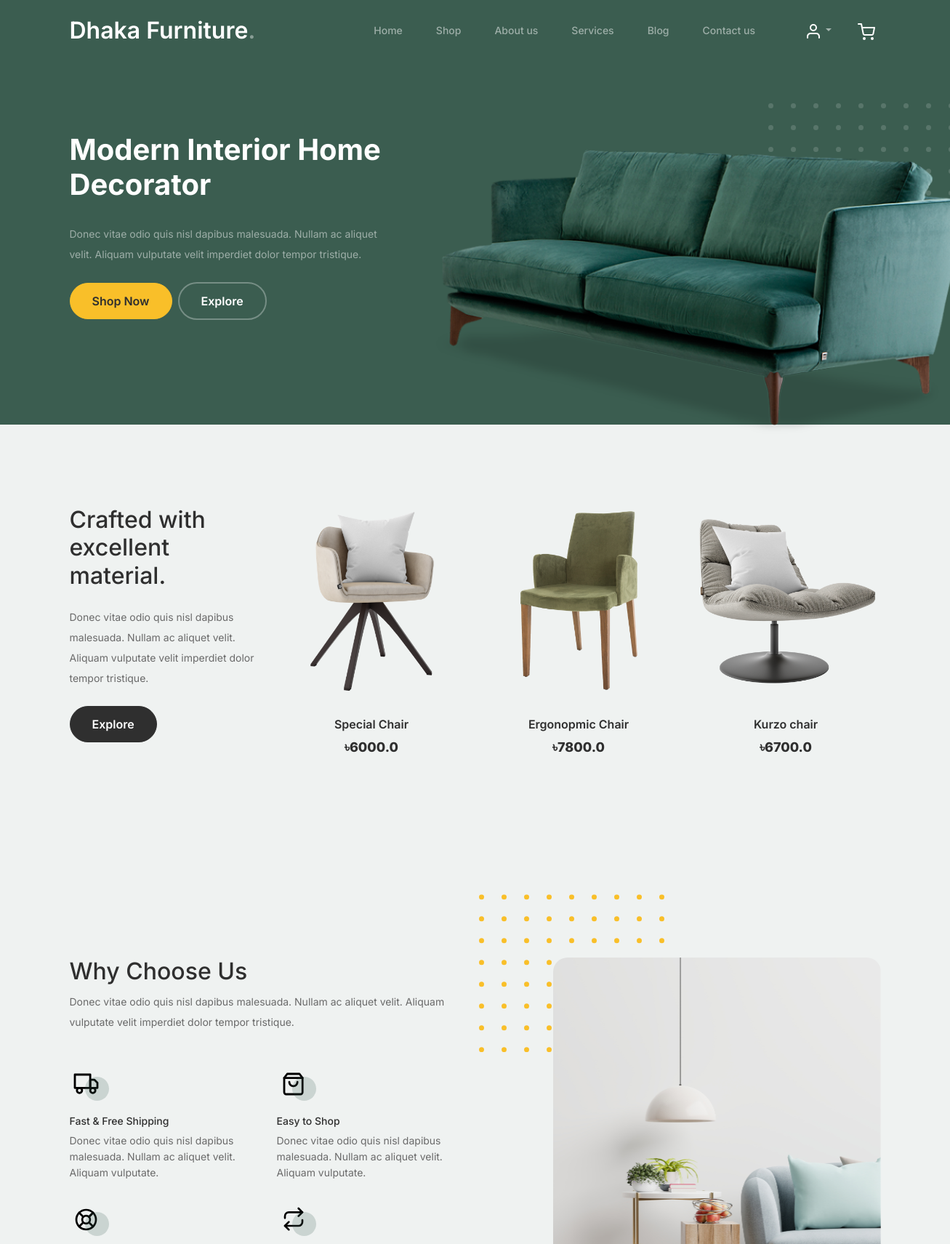
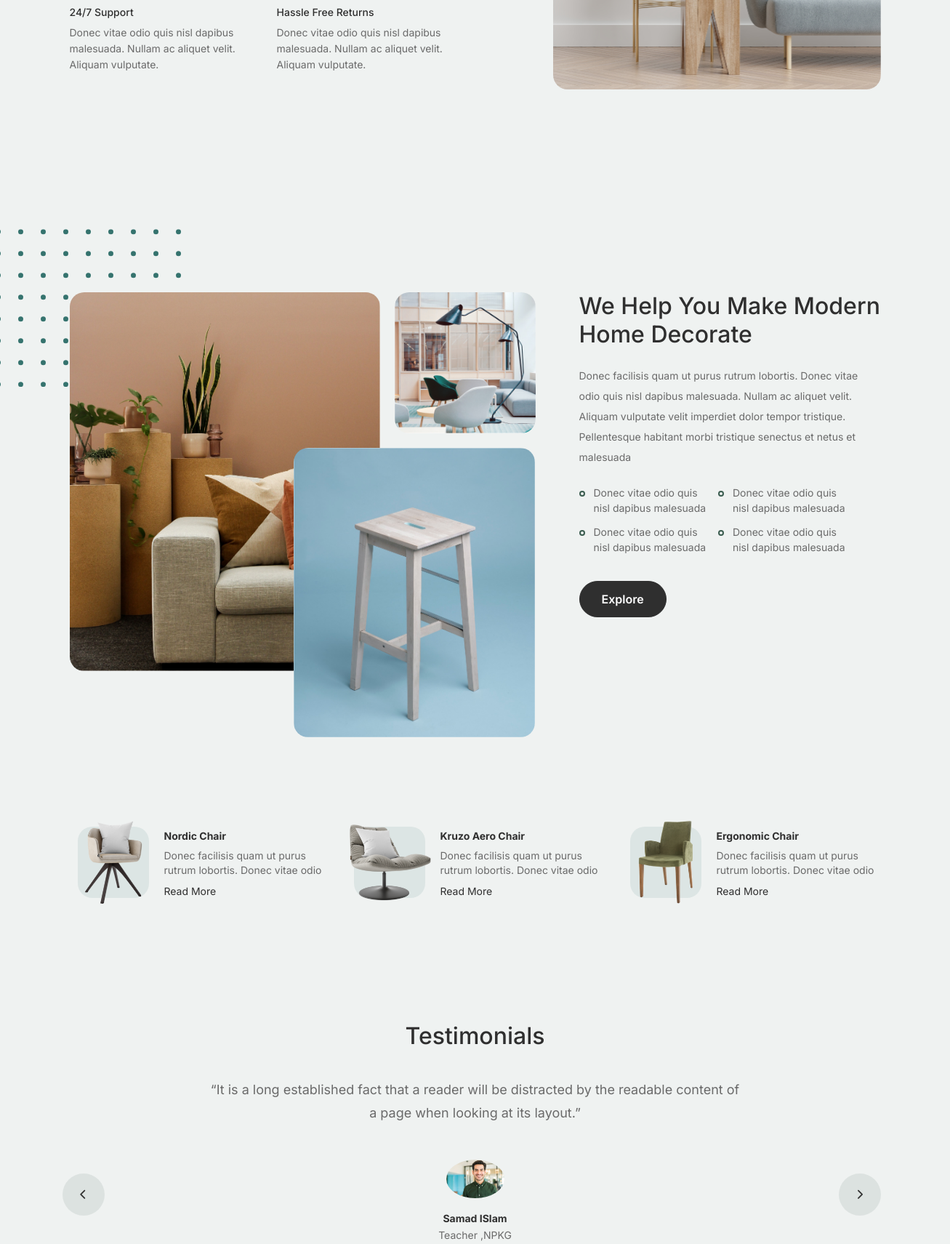
The page / (upper part) on the database its author committed (2 pictures, top to bottom).
### main/models.py (models this page shows, shortened)
class Product(models.Model):
    img=models.ImageField( upload_to='product', verbose_name='Product Image',blank=True,null=True)
    name=models.CharField(verbose_name='Product Name' ,max_length=50)
    product_info=models.TextField(verbose_name='Product Information',blank=True,null=True)
    price=models.FloatField(verbose_name='Product Price')
    discaunt_price=models.FloatField(verbose_name='Product Discaunt Price',default=0.0,blank=True,null=True)
    date=models.DateField(auto_now_add=True)
    abability=models.CharField(choices=STOCK_PRODUCT, max_length=50,blank=True,null=True)

class Testimonial(models.Model):
    name=models.CharField( max_length=50)
    title=models.CharField( max_length=50)
    description=models.TextField()
    image=models.ImageField( upload_to='Testimonial')

### main/views.py (the view)
# urls.py: 2. Add a URL to urlpatterns:  path('', Home.as_view(), name='home')
def Home(request):
    product_home=Product.objects.all()[:3]
    testimonial=Testimonial.objects.all()
    return render(request,'index.html',locals())

### main/templates/index.html (shortened to what this page needs)
{% extends "base.html" %}
{% load static %}
{% block content %}
			<div class="hero">
				<div class="container">
					<div class="row justify-content-between">
						<div class="col-lg-5">
							<div class="intro-excerpt">
								<h1>Modern Interior <span clsas="d-block">Home Decorator</span></h1>
								<p class="mb-4">Donec vitae odio quis nisl dapibus malesuada. Nullam ac aliquet velit. Aliquam vulputate velit imperdiet dolor tempor tristique.</p>
								<p><a href="{% url "shop" %}" class="btn btn-secondary me-2">Shop Now</a><a href="{% url "blog" %}" class="btn btn-white-outline">Explore</a></p>
							</div>
						</div>
						<div class="col-lg-7">
							<div class="hero-img-wrap">
								<img src="{% static "images/couch.png" %}" class="img-fluid">
							</div>
						</div>
					</div>
				</div>
			</div>
		<div class="product-section">
			<div class="container">
				<div class="row">
					<div class="col-md-12 col-lg-3 mb-5 mb-lg-0">
						<h2 class="mb-4 section-title">Crafted with excellent material.</h2>
						<p class="mb-4">Donec vitae odio quis nisl dapibus malesuada. Nullam ac aliquet velit. Aliquam vulputate velit imperdiet dolor tempor tristique. </p>
						<p><a href="{% url "shop" %}" class="btn">Explore</a></p>
					</div>
					{% for p in product_home %}
					<div class="col-12 col-md-4 col-lg-3 mb-5 mb-md-0">
						<a class="product-item" href="{% url "product_details" p.id %}">
							<img src="{{p.img.url}}" class="img-fluid product-thumbnail">
							<h3 class="product-title">{{p.name}}</h3>
							<strong class="product-price">৳{{p.price}}</strong>
						</a>
					</div>
					{% endfor %}
				</div>
			</div>
		</div>
		<div class="why-choose-section">
			<div class="container">
				<div class="row justify-content-between">
					<div class="col-lg-6">
						<h2 class="section-title">Why Choose Us</h2>
						<p>Donec vitae odio quis nisl dapibus malesuada. Nullam ac aliquet velit. Aliquam vulputate velit imperdiet dolor tempor tristique.</p>
						<div class="row my-5">
							<div class="col-6 col-md-6">
								<div class="feature">
									<div class="icon">
										<img src="{% static "images/truck.svg" %}" alt="Image" class="imf-fluid">
									</div>
									<h3>Fast &amp; Free Shipping</h3>
									<p>Donec vitae odio quis nisl dapibus malesuada. Nullam ac aliquet velit. Aliquam vulputate.</p>
								</div>
							</div>
							<div class="col-6 col-md-6">
								<div class="feature">
									<div class="icon">
										<img src="{% static "images/bag.svg" %}" alt="Image" class="imf-fluid">
									</div>
									<h3>Easy to Shop</h3>
									<p>Donec vitae odio quis nisl dapibus malesuada. Nullam ac aliquet velit. Aliquam vulputate.</p>
								</div>
							</div>
							<div class="col-6 col-md-6">
								<div class="feature">
									<div class="icon">
										<img src="{% static "images/support.svg" %}" alt="Image" class="imf-fluid">
									</div>
									<h3>24/7 Support</h3>
									<p>Donec vitae odio quis nisl dapibus malesuada. Nullam ac aliquet velit. Aliquam vulputate.</p>
								</div>
							</div>
							<div class="col-6 col-md-6">
								<div class="feature">
									<div class="icon">
										<img src="{% static "images/return.svg" %}" alt="Image" class="imf-fluid">
									</div>
									<h3>Hassle Free Returns</h3>
									<p>Donec vitae odio quis nisl dapibus malesuada. Nullam ac aliquet velit. Aliquam vulputate.</p>
								</div>
							</div>
						</div>
					</div>
					<div class="col-lg-5">
						<div class="img-wrap">
							<img src="{% static "images/why-choose-us-img.jpg" %}" alt="Image" class="img-fluid">
						</div>
					</div>
				</div>
			</div>
		</div>
		<div class="we-help-section">
			<div class="container">
				<div class="row justify-content-between">
					<div class="col-lg-7 mb-5 mb-lg-0">
						<div class="imgs-grid">
							<div class="grid grid-1"><img src="{% static "images/img-grid-1.jpg" %}" alt="Untree.co"></div>
							<div class="grid grid-2"><img src="{% static "images/img-grid-2.jpg" %}" alt="Untree.co"></div>
							<div class="grid grid-3"><img src="{% static "images/img-grid-3.jpg" %}" alt="Untree.co"></div>
						</div>
					</div>
					<div class="col-lg-5 ps-lg-5">
						<h2 class="section-title mb-4">We Help You Make Modern Home Decorate</h2>
						<p>Donec facilisis quam ut purus rutrum lobortis. Donec vitae odio quis nisl dapibus malesuada. Nullam ac aliquet velit. Aliquam vulputate velit imperdiet dolor tempor tristique. Pellentesque habitant morbi tristique senectus et netus et malesuada</p>
						<ul class="list-unstyled custom-list my-4">
							<li>Donec vitae odio quis nisl dapibus malesuada</li>
							<li>Donec vitae odio quis nisl dapibus malesuada</li>
							<li>Donec vitae odio quis nisl dapibus malesuada</li>
							<li>Donec vitae odio quis nisl dapibus malesuada</li>
						</ul>
						<p><a herf="#" class="btn">Explore</a></p>
					</div>
				</div>
			</div>
		</div>
		<div class="popular-product">
			<div class="container">
				<div class="row">
					<div class="col-12 col-md-6 col-lg-4 mb-4 mb-lg-0">
						<div class="product-item-sm d-flex">
							<div class="thumbnail">
								<img src="{% static "images/product-1.png" %}" alt="Image" class="img-fluid">
							</div>
							<div class="pt-3">
								<h3>Nordic Chair</h3>
								<p>Donec facilisis quam ut purus rutrum lobortis. Donec vitae odio </p>
								<p><a href="#">Read More</a></p>
							</div>
						</div>
					</div>
					<div class="col-12 col-md-6 col-lg-4 mb-4 mb-lg-0">
						<div class="product-item-sm d-flex">
							<div class="thumbnail">
								<img src="{% static "images/product-2.png" %}" alt="Image" class="img-fluid">
							</div>
							<div class="pt-3">
								<h3>Kruzo Aero Chair</h3>
								<p>Donec facilisis quam ut purus rutrum lobortis. Donec vitae odio </p>
								<p><a href="#">Read More</a></p>
							</div>
						</div>
					</div>
					<div class="col-12 col-md-6 col-lg-4 mb-4 mb-lg-0">
						<div class="product-item-sm d-flex">
							<div class="thumbnail">
								<img src="{% static "images/product-3.png" %}" alt="Image" class="img-fluid">
							</div>
							<div class="pt-3">
								<h3>Ergonomic Chair</h3>
								<p>Donec facilisis quam ut purus rutrum lobortis. Donec vitae odio </p>
								<p><a href="#">Read More</a></p>
							</div>
						</div>
					</div>
				</div>
			</div>
		</div>
		<div class="testimonial-section">
			<div class="container">
				<div class="row">
					<div class="col-lg-7 mx-auto text-center">
						<h2 class="section-title">Testimonials</h2>
					</div>
				</div>
				<div class="row justify-content-center">
					<div class="col-lg-12">
						<div class="testimonial-slider-wrap text-center">
							<div id="testimonial-nav">
								<span class="prev" data-controls="prev"><span class="fa fa-chevron-left"></span></span>
								<span class="next" data-controls="next"><span class="fa fa-chevron-right"></span></span>
							</div>
							<div class="testimonial-slider">
								{% for t in testimonial %}
								<div class="item">
									<div class="row justify-content-center">
										<div class="col-lg-8 mx-auto">
											<div class="testimonial-block text-center">
												<blockquote class="mb-5">
													<p>&ldquo;{{t.description}}&rdquo;</p>
												</blockquote>
												<div class="author-info">
													<div class="author-pic">
														<img src="{{t.image.url}}" alt="Maria Jones" class="img-fluid">
													</div>
													<h3 class="font-weight-bold">{{t.name}}</h3>
													<span class="position d-block mb-3">{{t.title}}</span>
												</div>
											</div>
										</div>
									</div>
								</div>
								{% endfor %}
							</div>
						</div>
					</div>
				</div>
			</div>
		</div>
		{% endblock content %}

### main/static/css/tiny-slider.css (style rules this page uses)
.tns-slider { -webkit-transition:all 0s;-moz-transition:all 0s;transition:all 0s }
.tns-slider>.tns-item { -webkit-box-sizing:border-box;-moz-box-sizing:border-box;box-sizing:border-box }
.tns-horizontal.tns-subpixel { white-space:nowrap }
.tns-horizontal.tns-subpixel>.tns-item { display:inline-block;vertical-align:top;white-space:normal }

### rows shown on the page
Product: img (picture), name "Special Chair", price "6000.0"
Product: img (picture), name "Ergonopmic Chair", price "7800.0"
Product: img (picture), name "Kurzo chair", price "6700.0"
Testimonial: description "It is a long established fact that a reader will be distracted by the readable content of a page when looking at its layout.", image (picture), name "Samad ISlam", title "Teacher ,NPKG"
